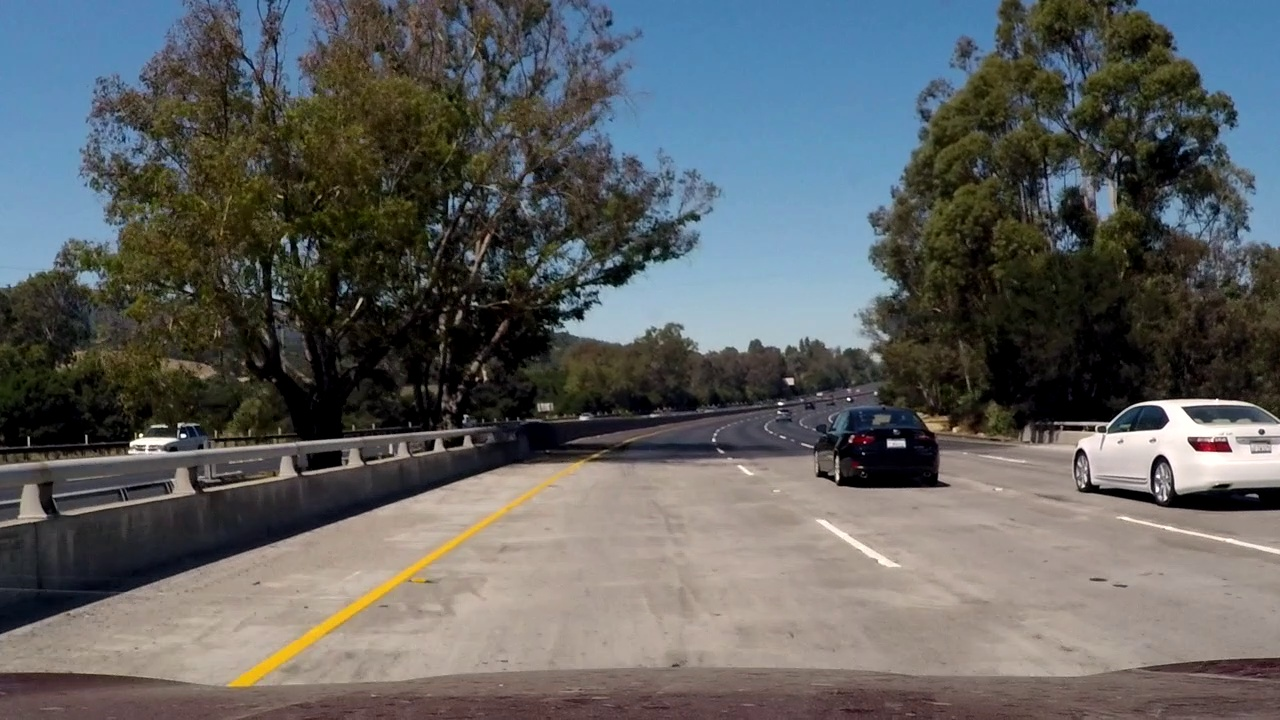
#> input picture CarND-LaneLines-P1/test.jpg, 1280 x 720 px
$ python color_selection.py
#> lines starting #> are read from the running program, lines starting #| are printed output that depends on the picture; after the words box and inside, x2 and y2 are one past the last pixel; in counts of white or black regions, pixels touching at a corner belong together
#> further down, img is the input picture: shape (720, 1280, 3); mean B, G, R 96, 96.2, 94.3
# -*- coding: utf-8 -*-
"""
Created on Fri Nov  4 13:13:55 2016

@author: SoonYau
"""

import cv2
import numpy as np
import matplotlib.pyplot as plt

def whiten_yellow_lines(img):
    """
    Change yellow lines to white and return the processed image
    """
    color_select = np.copy(img)
    red_threshold = 120
    green_threshold = 120
    blue_threshold = 110

    thresholds = (img[:,:,0] < blue_threshold) \
               & (img[:,:,1] > green_threshold) \
               & (img[:,:,2] > red_threshold)
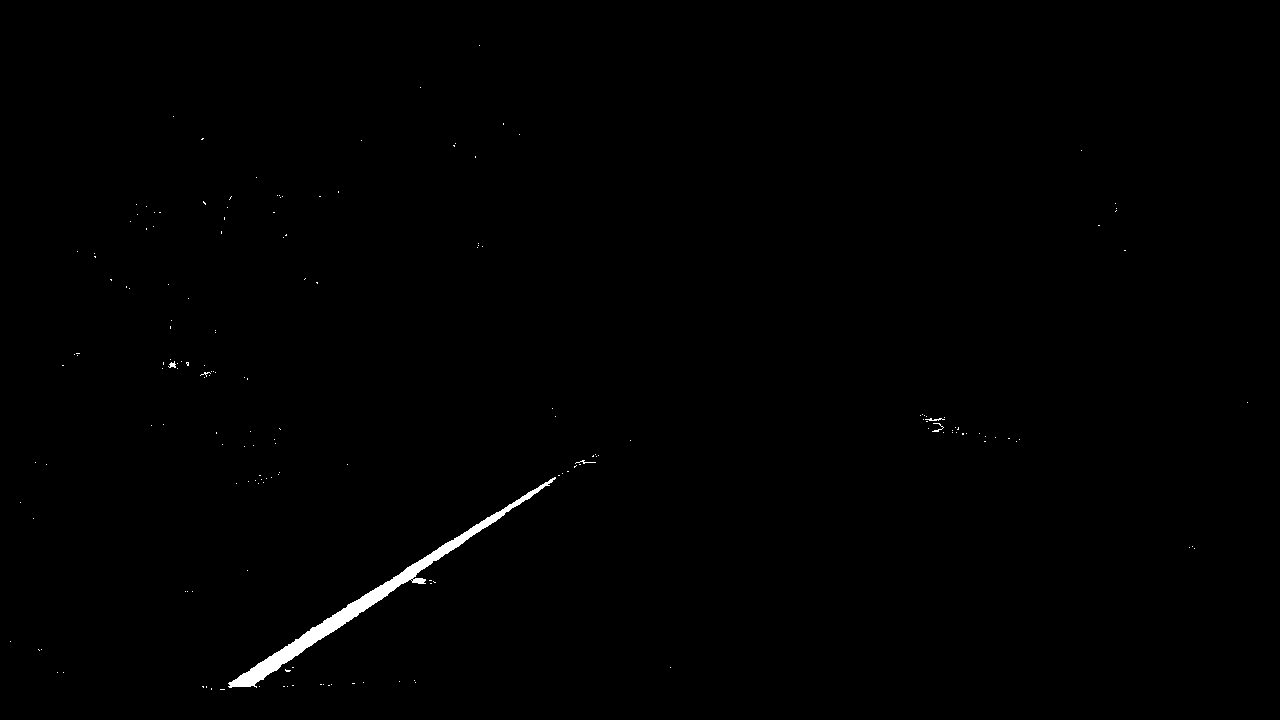
#> thresholds: shape (720, 1280) bool; 0.49% white; 179 white regions (174 under 20 px), largest, box (x1, y1, x2, y2) and area: (228, 477, 556, 688) 4086, (168, 361, 176, 368) 31, (925, 418, 945, 421) 31, (932, 423, 944, 432) 30, (575, 460, 596, 464) 27

    color_select[thresholds,:] = [255,255,255]
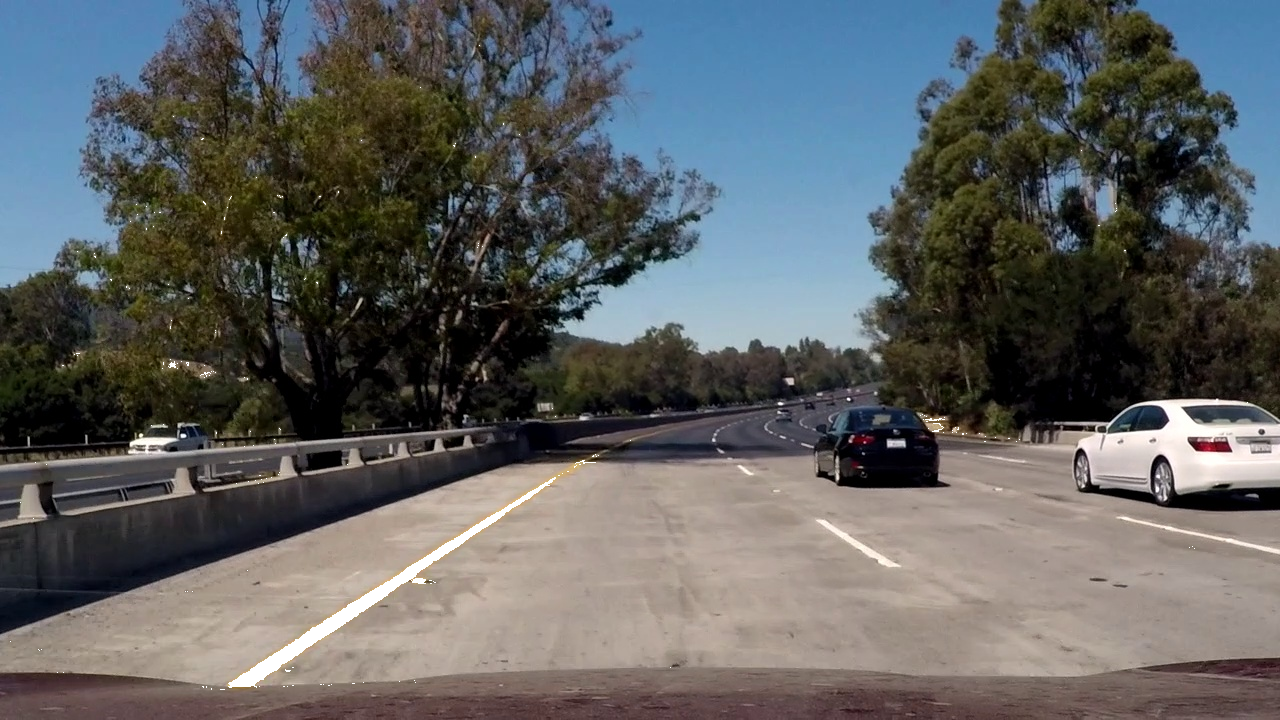
#> color_select: shape (720, 1280, 3); 0.49% of pixels changed, all inside (x1, y1, x2, y2) = (10, 45, 1248, 690)
    return color_select


img=cv2.imread('test.jpg')
cv2.imshow('image',whiten_yellow_lines(img))
cv2.waitKey(0)
cv2.imshow('image',img)
cv2.waitKey(0)
cv2.destroyAllWindows()

$ run again, with CarND-LaneLines-P1/laneLines_thirdPass.jpg copied over CarND-LaneLines-P1/test.jpg
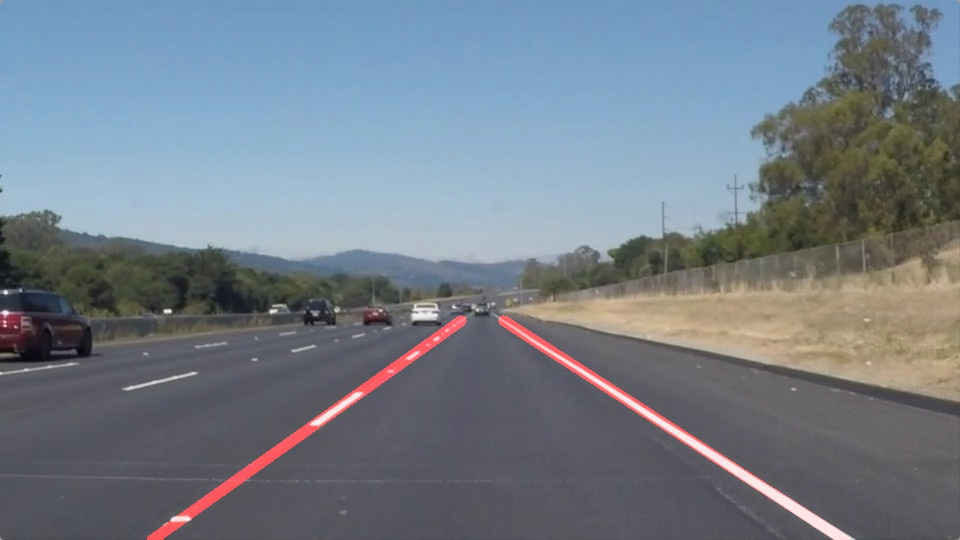
#> input picture CarND-LaneLines-P1/laneLines_thirdPass.jpg, 960 x 540 px
#> img is the input picture: shape (540, 960, 3); mean B, G, R 136.5, 126, 116.1
#> in whiten_yellow_lines, `thresholds = (img[:,:,0] < blue_threshold) \ & (img[:,:,1] > green_thr..`:
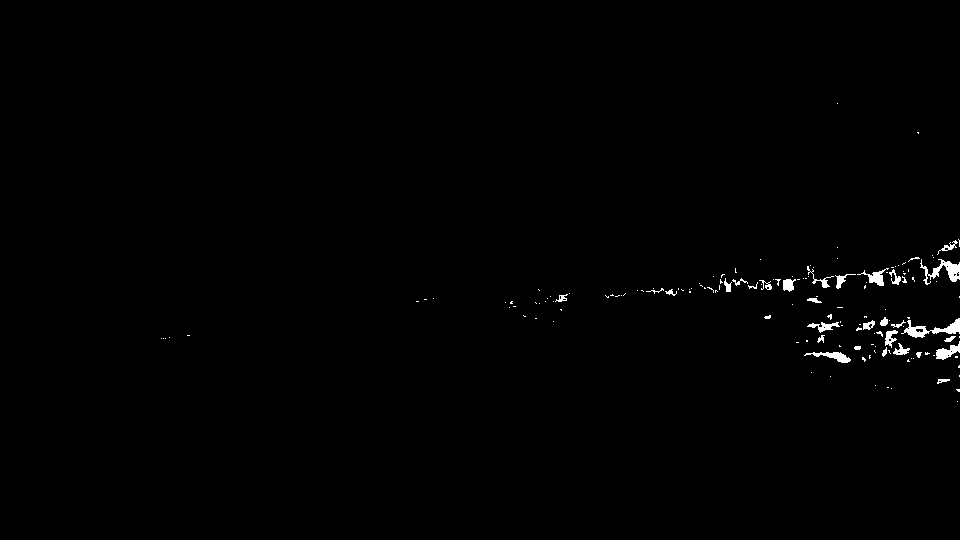
#> thresholds: shape (540, 960) bool; 0.66% white; 151 white regions (120 under 20 px), largest, box (x1, y1, x2, y2) and area: (901, 318, 960, 338) 422, (920, 259, 960, 285) 391, (804, 352, 851, 363) 222
#> in whiten_yellow_lines, `color_select[thresholds,:] = [255,255,255]`:
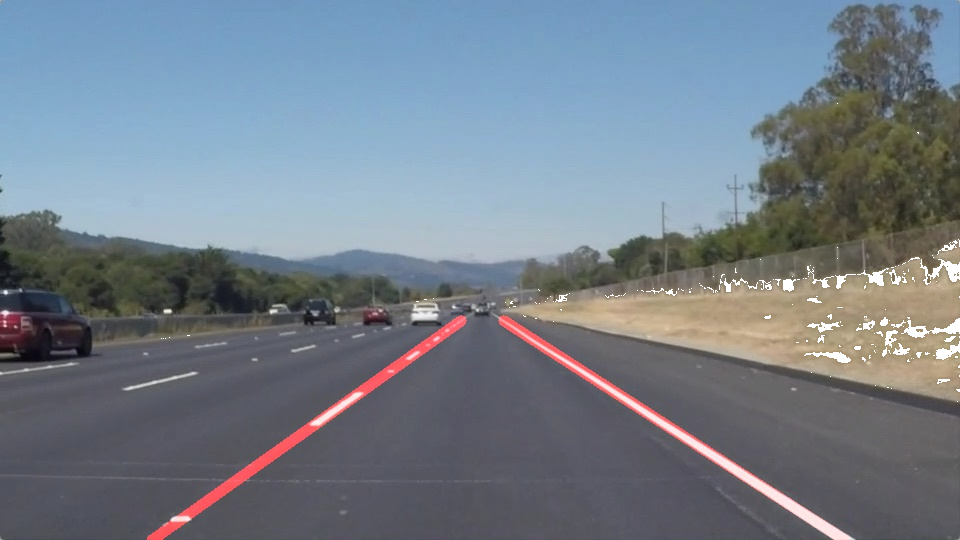
#> color_select: shape (540, 960, 3); 0.66% of pixels changed, all inside (x1, y1, x2, y2) = (161, 103, 960, 402)
